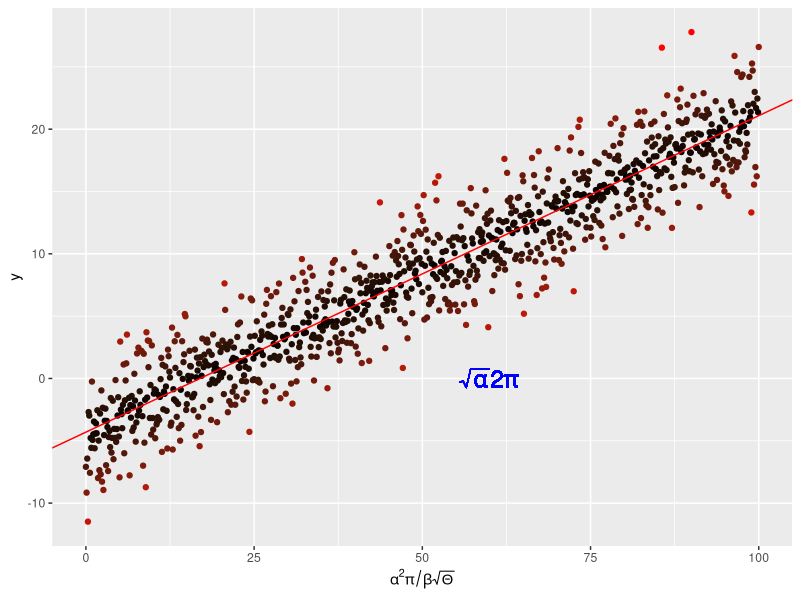

Here is the R script that generated this plot: (Note: this script raises an error after producing the figure.)
## Desc: A script to make the data for and plot a linear regression using ggplot
rm(list = ls())

##load packages
require(ggplot2)


x <- seq(0, 100, by = 0.1)
y <- -4. + 0.25 * x +
    rnorm(length(x), mean = 0., sd = 2.5)

# and put them in a dataframe
my_data <- data.frame(x = x, y = y)

# perform a linear regression
my_lm <- summary(lm(y ~ x, data = my_data))

# plot the data
p <-  ggplot(my_data, aes(x = x, y = y,
                          colour = abs(my_lm$residual))
) +
    geom_point() +
    scale_colour_gradient(low = "black", high = "red") +
    theme(legend.position = "none") +
    scale_x_continuous(
        expression(alpha^2 * pi / beta * sqrt(Theta)))

# add the regression line
p <- p + geom_abline(
    intercept = my_lm$coefficients[1][1],
    slope = my_lm$coefficients[2][1],
    colour = "red")
# throw some math on the plot
p <- p + geom_text(aes(x = 60, y = 0,
                       label = "sqrt(alpha) * 2* pi"), 
                   parse = TRUE, size = 6, 
                   colour = "blue")
pdf("../Results/MyLineReg.pdf")
    print(p)
    dev.off()


